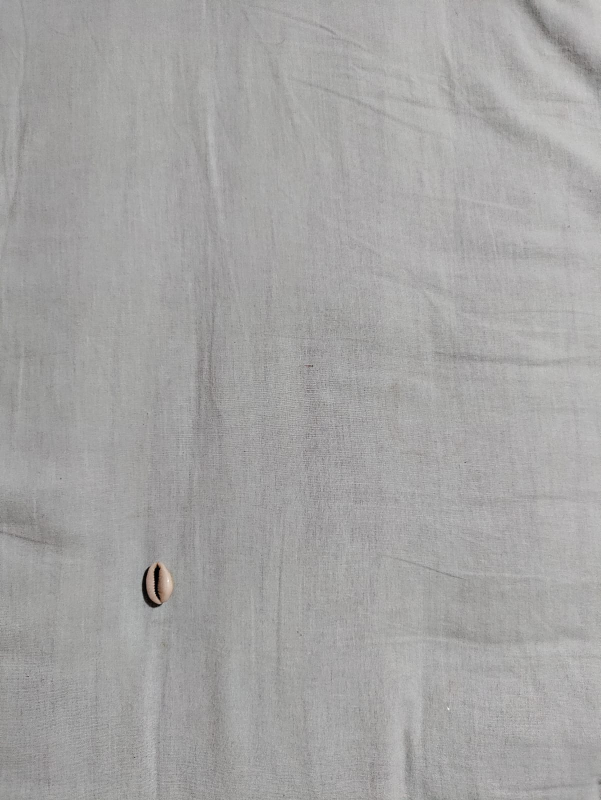
#> input picture 4.jpeg, 1201 x 1600 px (shown at 1/2 size)
$ jupyter execute --allow-errors 'Object Detection.ipynb'
#> lines starting #> are read from the running program, lines starting #| are printed output that depends on the picture
#> the answer given: 4.jpeg
#> `img = cv2.resize(img, (640, 480))`:
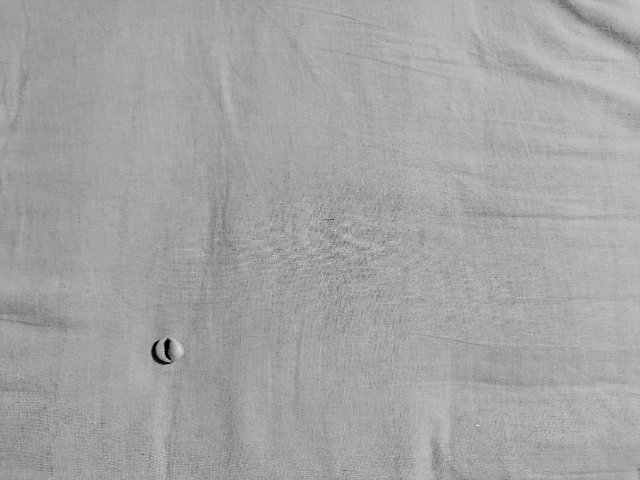
#> img: shape (480, 640); min 0, max 246, mean 164.2
#> `img = np.array(255*(img / 255) ** 0.3, dtype = 'uint8')`:
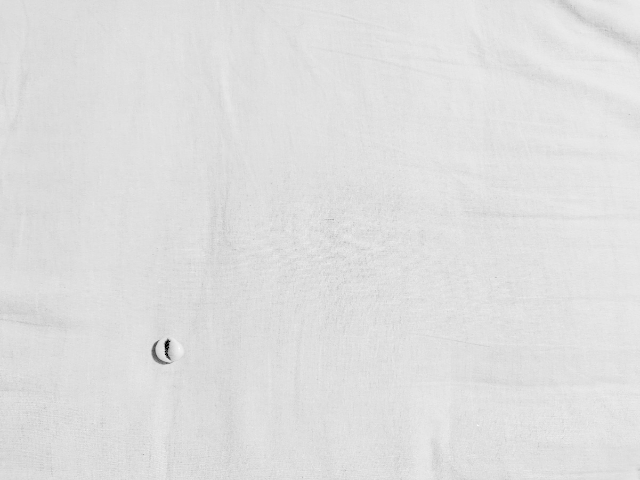
#> img: shape (480, 640); min 0, max 252, mean 222.8
[cell 1]
import matplotlib.pyplot as plt
from mpl_toolkits.mplot3d import Axes3D
import numpy as np
import cv2
from tkinter import *
from tkinter import filedialog
import os
import cv2
import numpy as np
import matplotlib.pyplot as plt

[cell 2]
global H_list
H_list=[]
global H_total
H_total=np.zeros((480, 640))
count_=0

[cell 3]
def multi_gaussian(pos, mu, si):
  n = mu.shape[0]
  Sig_det = np.linalg.det(si)
  Sig_inv = np.linalg.inv(si)
  N = np.sqrt((2*np.pi)**n * Sig_det)
  fac = np.einsum('...k,kl,...l->...', pos-mu, Sig_inv,pos-mu)
  return np.exp(-fac/2)/N

#> (a cell that did not finish here is left out)

[cell 5]
H_avg=H_total/count_
# np.savetxt("H_avg.txt",H_avg,fmt=float,delimiter="\t")

[cell 6]
np.shape(H_avg)

[cell 7]
h=np.fft.ifft2(H_avg)

[cell 8]
# [6 lines of commented-out code are left out]

[cell 9]
image=cv2.imread("4.jpeg")
#> image is the input picture: shape (1600, 1201, 3); mean B, G, R 163.5, 164.1, 164.9

print("Test Image")
plt.imshow(image)

image=cv2.imread("4.jpeg",0)
image=cv2.resize(image,(640,480))
# [4 lines of commented-out code are left out]
image = np.array(255*(image / 255) ** 0.1, dtype = 'uint8')
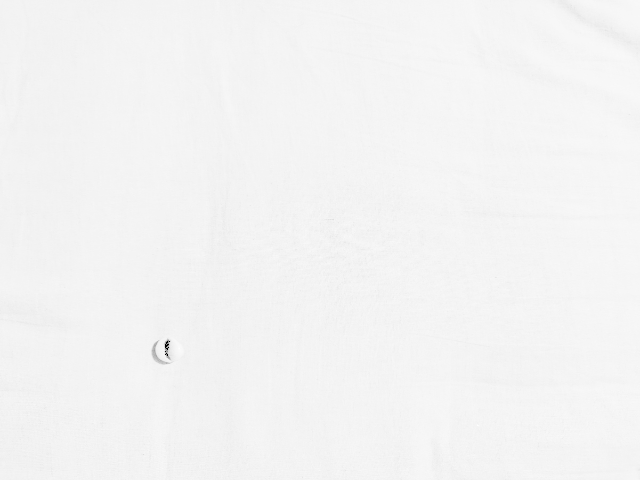
#> image: shape (480, 640); min 0, max 254, mean 243.4

[cell 10]
image_f=np.fft.fft2(image)
f_=np.multiply(H_avg,image_f)
#> H_avg: shape (480, 640) float64; every value is NaN or infinite
f_=np.fft.ifft2(f_)
print("Object position on Test Image")
plt.imshow(np.abs(f_))
plt.show()
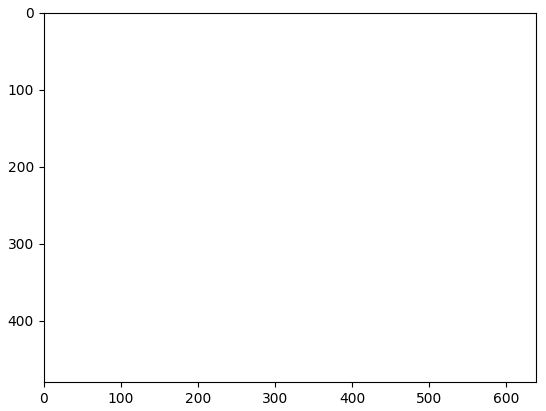
#> figure drawn by matplotlib, 1 panel

$ run again, with 1.jpeg copied over 4.jpeg
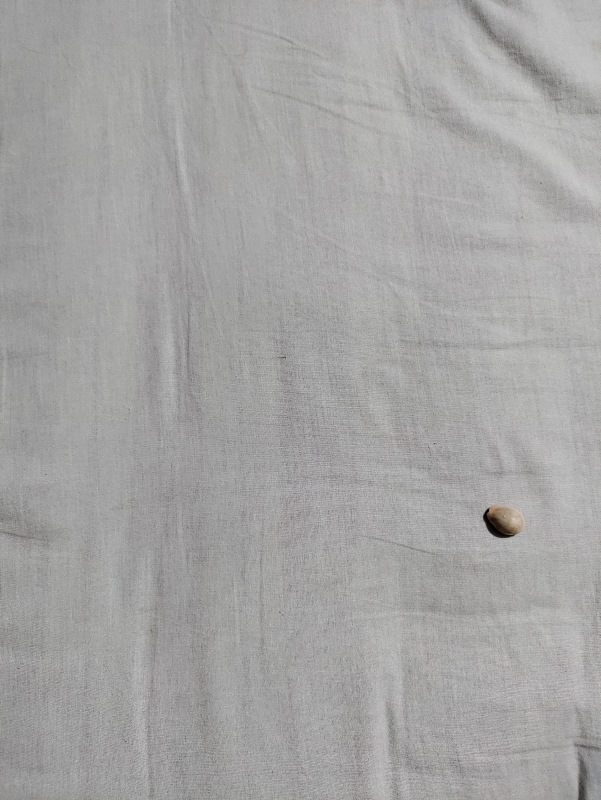
#> input picture 1.jpeg, 1201 x 1600 px (shown at 1/2 size)
#> `img = cv2.resize(img, (640, 480))`:
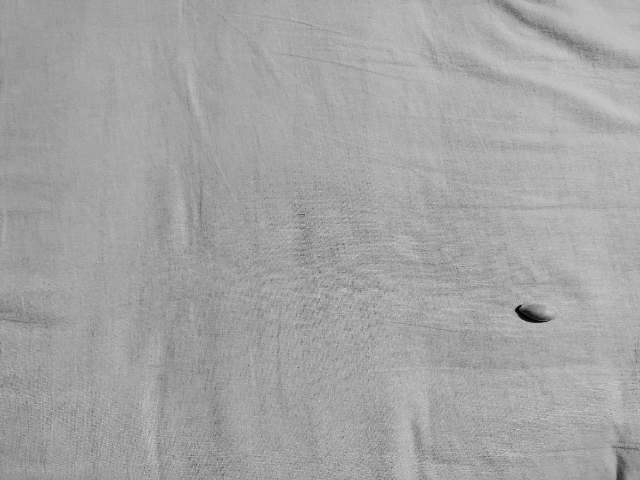
#> img: shape (480, 640); min 0, max 214, mean 164.1
#> `img = np.array(255*(img / 255) ** 0.3, dtype = 'uint8')`:
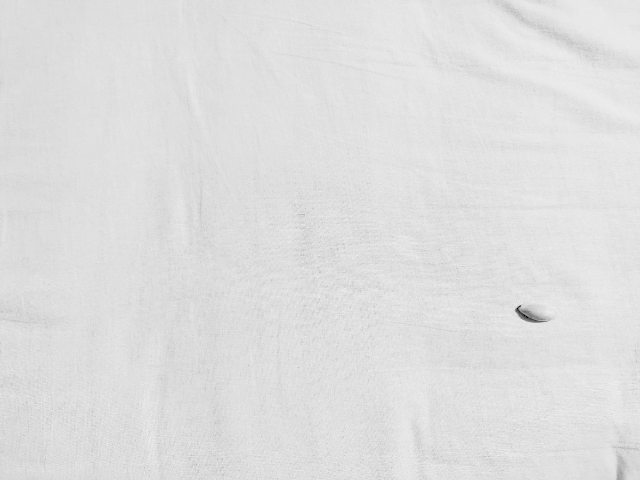
#> img: shape (480, 640); min 0, max 241, mean 222.7
#> image is the input picture: shape (1600, 1201, 3); mean B, G, R 163.5, 164, 164.6
#> image: shape (480, 640)
#> H_avg: shape (480, 640) float64; every value is NaN or infinite

$ run again, with 3.jpeg copied over 4.jpeg
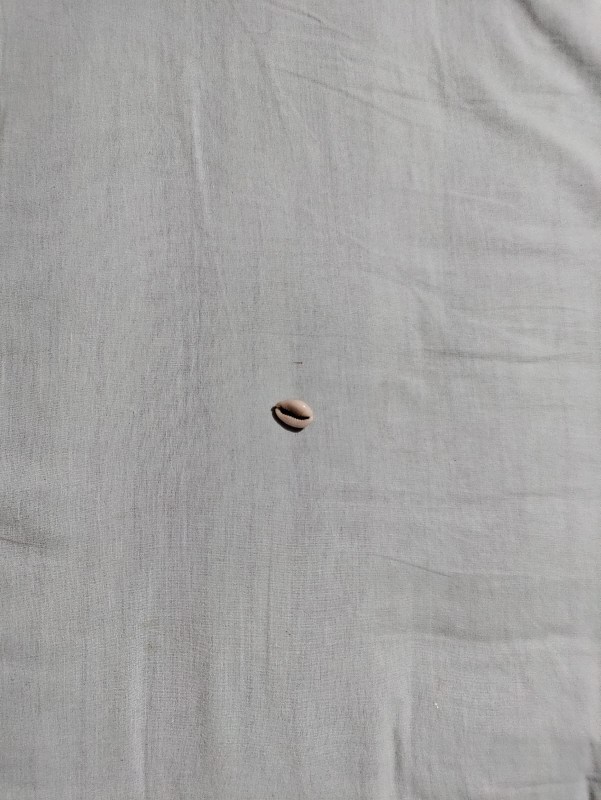
#> input picture 3.jpeg, 1201 x 1600 px (shown at 1/2 size)
#> `img = cv2.resize(img, (640, 480))`:
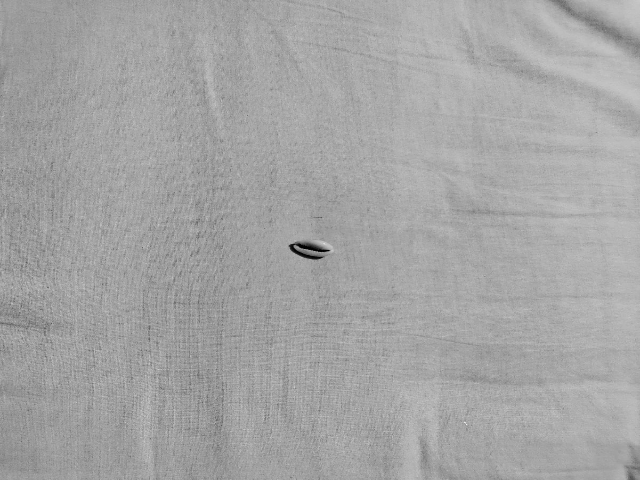
#> img: shape (480, 640); min 0, max 238, mean 164.4
#> image is the input picture: shape (1600, 1201, 3); mean B, G, R 163.6, 164.3, 164.9
#> image: shape (480, 640)
#> H_avg: shape (480, 640) float64; every value is NaN or infinite
